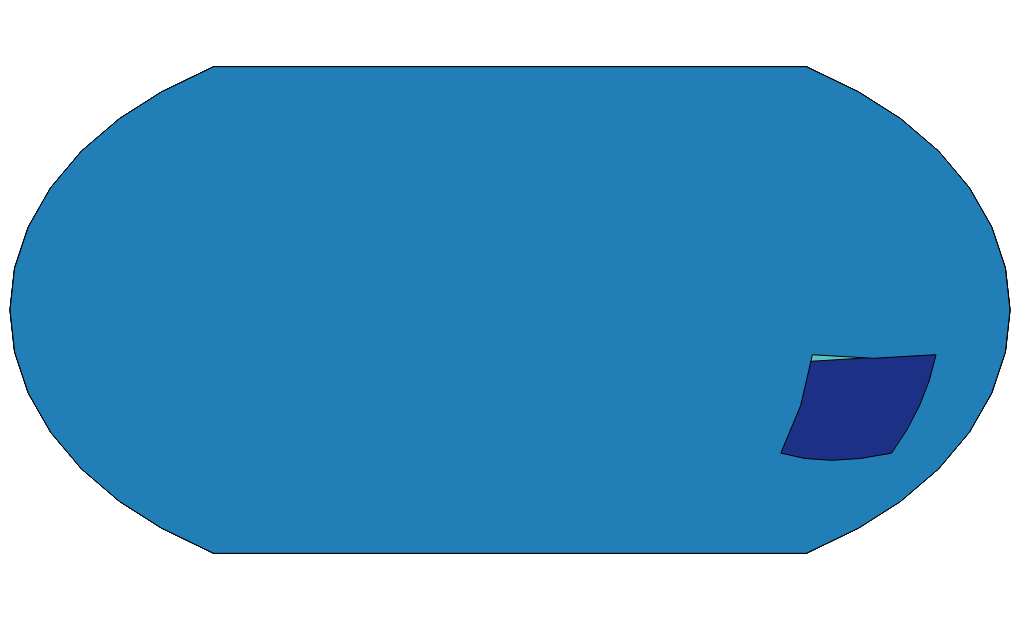

Express this chart as Vega-Lite.
### Vega specification from a JSON file in a GitHub repository (floating-point values rounded to 4 significant figures)
{"$schema": "https://vega.github.io/schema/vega/v6.json", "autosize": "none", "background": "white", "padding": 5, "width": 500, "height": 300, "style": "view", "data": [{"name": "source_0", "values": [{"type": "Feature", "properties": {"name": "w1", "v": 1}, "geometry": {"type": "Polygon", "coordinates": [[[-170, 10], [-60, 15], [-50, 70], [-160, 65], [-170, 10]]]}}, {"type": "Feature", "properties": {"name": "w2", "v": 4}, "geometry": {"type": "Polygon", "coordinates": [[[-10, 35], [40, 35], [40, 70], [-10, 60], [-10, 35]]]}}, {"type": "Feature", "properties": {"name": "w3", "v": 8}, "geometry": {"type": "Polygon", "coordinates": [[[60, -10], [150, -10], [150, 50], [70, 40], [60, -10]]]}}, {"type": "Feature", "properties": {"name": "w4", "v": 6}, "geometry": {"type": "Polygon", "coordinates": [[[110, -40], [155, -40], [155, -12], [110, -12], [110, -40]]]}}], "format": {"type": "json"}}, {"name": "data_0", "source": "source_0", "transform": [{"type": "formula", "expr": "datum[\"properties\"] && datum[\"properties\"][\"v\"]", "as": "properties.v"}, {"type": "filter", "expr": "isValid(datum[\"properties.v\"]) && isFinite(+datum[\"properties.v\"])"}]}], "projections": [{"name": "projection", "size": {"signal": "[width, height]"}, "fit": {"signal": "data('data_0')"}, "type": "equalEarth"}], "marks": [{"name": "marks", "type": "shape", "style": ["geoshape"], "from": {"data": "data_0"}, "encode": {"update": {"stroke": {"value": "black"}, "strokeWidth": {"value": 0.5}, "fill": {"scale": "color", "field": "properties\\.v"}, "ariaRoleDescription": {"value": "geoshape"}, "description": {"signal": "\"properties.v: \" + (format(datum[\"properties.v\"], \"\"))"}}}, "transform": [{"type": "geoshape", "projection": "projection"}]}], "scales": [{"name": "color", "type": "linear", "domain": {"data": "data_0", "field": "properties\\.v"}, "range": "heatmap", "interpolate": "hcl", "zero": false}], "legends": [{"fill": "color", "gradientLength": {"signal": "clamp(height, 64, 200)"}, "title": "properties.v"}]}
